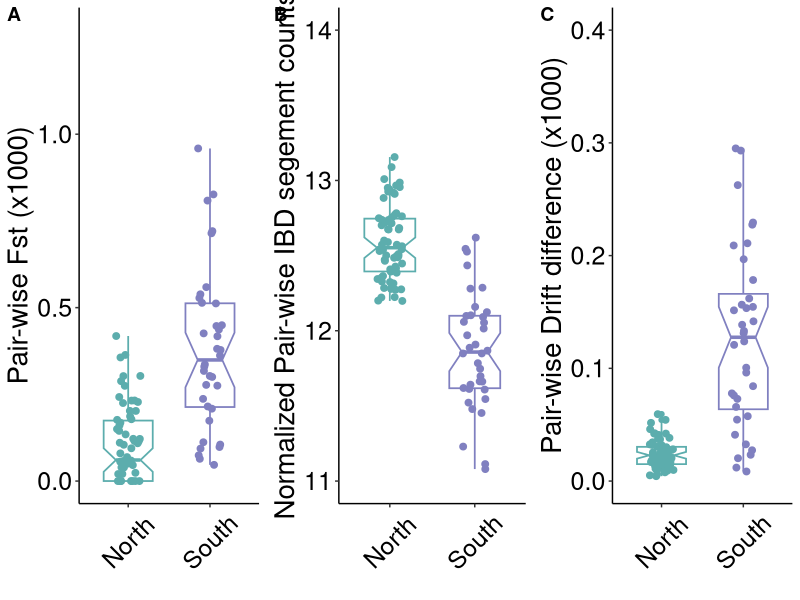
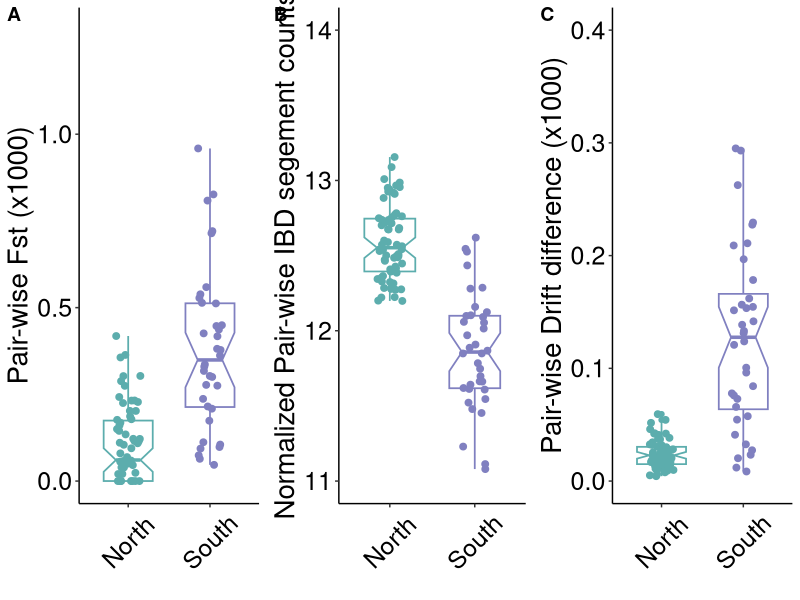

These charts were generated, in order, by the following R code:
library(ggplot2)
library(Hmisc)
library(ggpubr)
library(ggplot2)
library(reshape2)
library(svglite)
data_summary <- function(x) {
  m <- mean(x)
  ymin <- m-sd(x)
  ymax <- m+sd(x)
  return(c(y=m,ymin=ymin,ymax=ymax))
}

FstDF <- read.csv('./input/Fst.tsv', header = T, sep = '\t')
p1 <- ggplot(FstDF, aes(x=Region, y=Fst, color=Region)) + 
  geom_boxplot(width=0.6, size=0.6, notch = TRUE)+
  scale_y_continuous(limits=c(0, 1.3))+
  labs(x = "", y = "Pair-wise Fst (x1000)")+
  geom_jitter(position=position_jitter(0.15), size=2)+
  scale_color_manual(values=c("#5CADAD", "#8080C0"))+
  theme(axis.title.y = element_text(size = 20, color = 'black'))+
  theme(axis.line = element_line(size = 0.5, color = 'black'))+
  theme(axis.text.y = element_text(size = 18, color = 'black'))+
  theme(axis.text.x = element_text(angle=45,vjust = 0.5, size = 18, color = 'black'))+
  theme(panel.grid.major=element_line(colour=NA))+
  theme(panel.grid.minor=element_line(colour=NA))+
  theme(panel.background = element_blank())+
  theme(legend.position="none")

IBDDF <- read.csv('./input/IBDseq.tsv', header = T, sep = '\t')
p2 <- ggplot(IBDDF, aes(x=Region, y=IBDseq, color=Region)) + 
  geom_boxplot(width=0.6, size=0.6, notch = TRUE)+
  scale_y_continuous(limits=c(11, 14))+
  geom_jitter(position=position_jitter(0.15), size=2)+
  labs(x = "", y = "Normalized Pair-wise IBD segement counts")+
  scale_color_manual(values=c("#5CADAD", "#8080C0"))+
  theme(axis.title.y = element_text(size = 20, color = 'black'))+
  theme(axis.line = element_line(size = 0.5, color = 'black'))+
  theme(axis.text.y = element_text(size = 18, color = 'black'))+
  theme(axis.text.x = element_text(angle=45,vjust = 0.5, size = 18, color = 'black'))+
  theme(panel.grid.major=element_line(colour=NA))+
  theme(panel.grid.minor=element_line(colour=NA))+
  theme(panel.background = element_blank())+
  theme(legend.position="none")

DriftDF <- read.csv('./input/Drift_diff.tsv', header = T, sep = '\t')
DriftDF$Drift_diff <- DriftDF$Drift_diff * 1000
p3 <- ggplot(DriftDF, aes(x=Region, y=Drift_diff, color=Region)) + 
  geom_boxplot(width=0.6, size=0.6, notch = TRUE)+
  scale_y_continuous(limits=c(0, 0.4))+
  labs(x = "", y = "Pair-wise Drift difference (x1000)")+
  geom_jitter(position=position_jitter(0.15), size=2)+
  scale_color_manual(values=c("#5CADAD", "#8080C0"))+
  theme(axis.title.y = element_text(size = 20, color = 'black'))+
  theme(axis.line = element_line(size = 0.5, color = 'black'))+
  theme(axis.text.y = element_text(size = 18, color = 'black'))+
  theme(axis.text.x = element_text(angle=45,vjust = 0.5, size = 18, color = 'black'))+
  theme(panel.grid.major=element_line(colour=NA))+
  theme(panel.grid.minor=element_line(colour=NA))+
  theme(panel.background = element_blank())+
  theme(legend.position="none")



pa <- ggarrange(p1, p2, p3, ncol=3,nrow=1,labels=c("A","B","C","D"),widths=c(1,1),heights = c(1,1))
pa
ggsave(file="North-vs-South_diff.svg", plot=pa, width=7, height=7)
